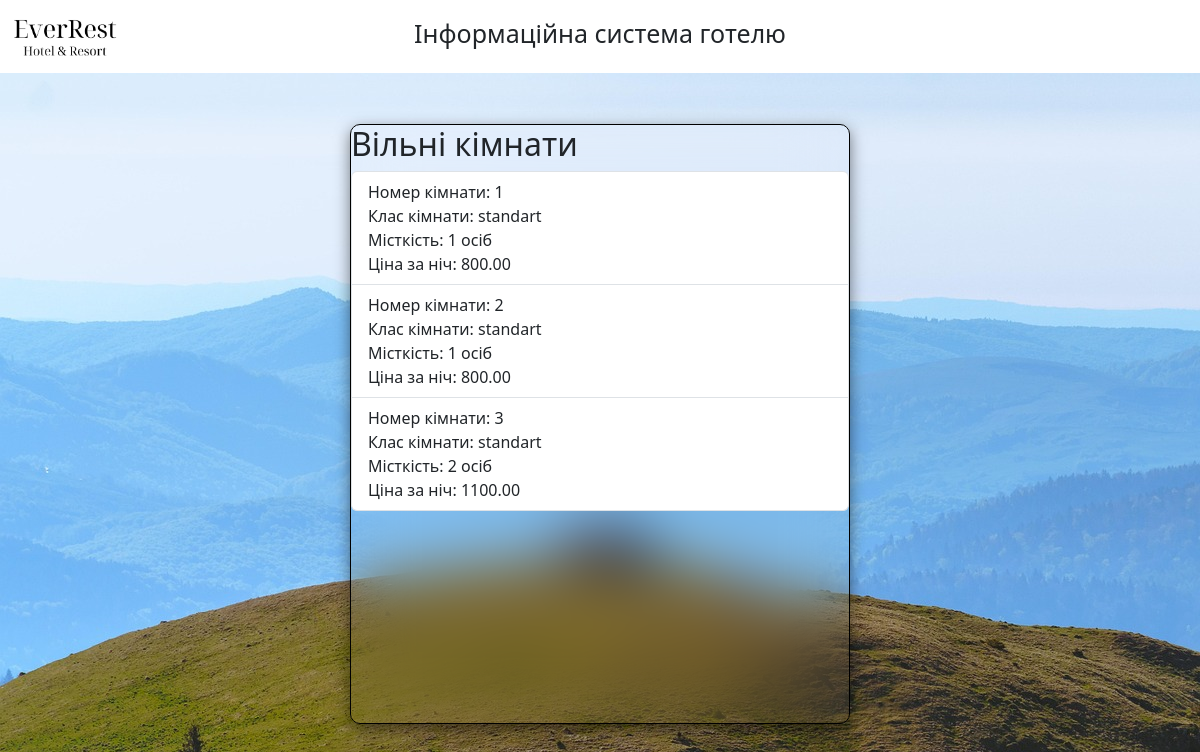
Before: /free-rooms/ (signed in) with the older database file.
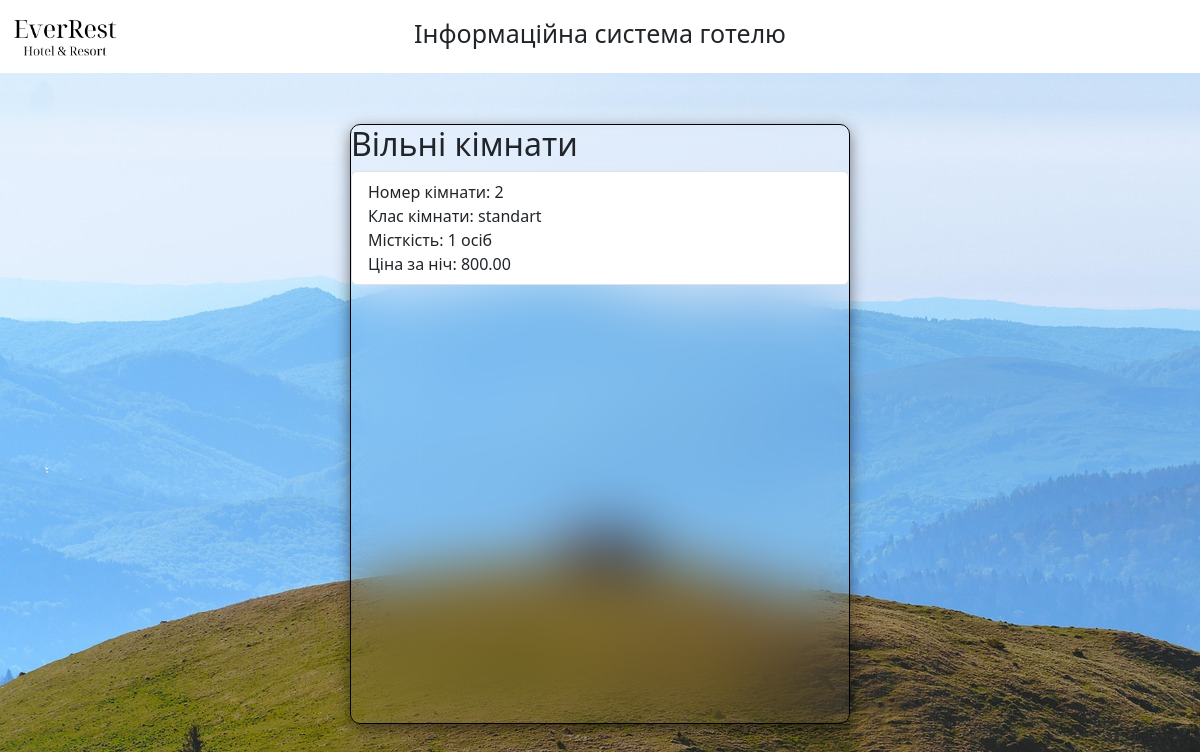
After: the same page with the newer database file.
### main/models.py (models this page shows, shortened)
class Room(models.Model):
    room_id = models.CharField('Номер кімнати', max_length=10, unique=True)
    room_class = models.CharField('Клас кімнати', max_length=50, choices=[
        ('standart', 'Стандарт'),
        ('premium', 'Преміум'),
    ])
    capacity = models.IntegerField('Місткість кімнати')
    cost = models.DecimalField('Ціна за ніч', max_digits=8, decimal_places=2)
    status = models.CharField('Статус кімнати', max_length=20, default='available', choices=[
        ('available', 'Доступна'),
        ('unavailable', 'Зайнята'),
    ])
    client = models.ForeignKey(Client, on_delete=models.SET_NULL, null=True, blank=True, verbose_name='Клієнт')

### main/views.py (the view)
# urls.py: path('free-rooms/', views.free_rooms_view, name='free_rooms'),
@login_required
def free_rooms_view(request):
    free_rooms = Room.objects.filter(status='available')
    context = {
        'free_rooms': free_rooms,
    }
    return render(request, 'free_rooms.html', context)

### main/templates/free_rooms.html (shortened to what this page needs)
{% extends 'layout.html' %}
{% block content %}
<div class="block1">
    <h2>Вільні кімнати</h2>
    <ul class="list-group">
    {% for room in free_rooms %}
        <li class="list-group-item">
            Номер кімнати: {{ room.room_id }}<br>
            Клас кімнати: {{ room.room_class }}<br>
            Місткість: {{ room.capacity }} осіб<br>
            Ціна за ніч: {{ room.cost }}
        </li>
    {% empty %}
        <li class="list-group-item">На даний момент вільних кімнат немає.</li>
    {% endfor %}
    </ul>
</div>
{% endblock %}

Changed rows visible on the page:
no longer on this page (row edited): Room: room_id "1", room_class "standart", capacity "1", cost "800.00"
no longer on this page (row edited): Room: room_id "3", room_class "standart", capacity "2", cost "1100.00"
